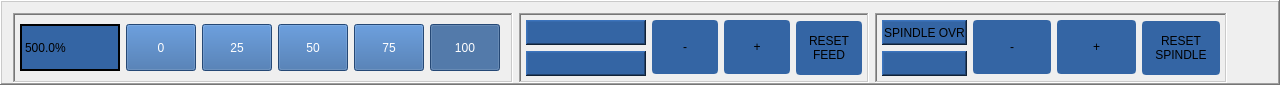
        <widget class="QFrame" name="OVERRIDES">
         <property name="minimumSize">
          <size>
           <width>0</width>
           <height>85</height>
          </size>
         </property>
         <property name="maximumSize">
          <size>
           <width>9999</width>
           <height>85</height>
          </size>
         </property>
         <property name="styleSheet">
          <string notr="true">.ActionSlider {
    min-height: 35px;
    max-height: 55px;
    background: rgb(186, 189, 182);
}
.ActionSlider::groove:horizontal {
    border: 2px solid rgb(255,255,255);
    height: 15px;
    margin: 0 5px;
}
.ActionSlider::handle:horizontal {
    background: rgb(52, 101, 164);
    border: 5px solid rgb(255,255,255);
    width: 30px;
    height: 65px;
    margin: -20px 5px;
}


QPushButton {
min-height: 40px;
min-width: 30px;
max-height: 45px;
font: 14pt &quot;DejaVu Sans&quot;;
color: rgb(255, 255, 255);
background-color:rgb(52, 101, 164);
}

QLabel {
color: rgb(0,0,0);
background-color:rgb(52, 101, 164);
font: 14pt &quot;DejaVu Sans&quot;
}


ActionButton {
min-height: 45px;
max-height: 48px;
min-width: 40px;
font: 14pt &quot;DejaVu Sans&quot;;
color: rgb(255, 255, 255);
background-color:rgb(52, 101, 164);
}


</string>
         </property>
         <property name="frameShape">
          <enum>QFrame::WinPanel</enum>
         </property>
         <property name="frameShadow">
          <enum>QFrame::Raised</enum>
         </property>
         <layout class="QGridLayout" name="gridLayout_14">
          <item row="0" column="3">
           <widget class="QFrame" name="gridFrame_6">
            <property name="minimumSize">
             <size>
              <width>352</width>
              <height>70</height>
             </size>
            </property>
            <property name="maximumSize">
             <size>
              <width>355</width>
              <height>70</height>
             </size>
            </property>
            <property name="styleSheet">
             <string notr="true">QPushButton {
min-height: 50px;
min-width: 50px;
max-height: 50px;
max-width: 100px;
font: 14pt &quot;DejaVu Sans&quot;;
color: rgb(0,0,0);
background-color:rgb(52, 101, 164);
border-style: solid;
border-width: 2px;
border-radius: 4px;
border-color:rgb(52, 101, 164)

}

ActionButton::pressed{ border-color:rgb(0,255,0)}</string>
            </property>
            <property name="frameShape">
             <enum>QFrame::WinPanel</enum>
            </property>
            <property name="frameShadow">
             <enum>QFrame::Sunken</enum>
            </property>
            <layout class="QGridLayout" name="gridLayout_24">
             <property name="leftMargin">
              <number>5</number>
             </property>
             <property name="topMargin">
              <number>5</number>
             </property>
             <property name="rightMargin">
              <number>5</number>
             </property>
             <property name="bottomMargin">
              <number>5</number>
             </property>
             <item row="0" column="1">
              <widget class="ActionButton" name="actionbutton_7">
               <property name="text">
                <string>-</string>
               </property>
               <property name="autoRepeat">
                <bool>true</bool>
               </property>
               <property name="autoRepeatDelay">
                <number>200</number>
               </property>
               <property name="actionName" stdset="0">
                <string>spindle.slower</string>
               </property>
              </widget>
             </item>
             <item row="0" column="2">
              <widget class="ActionButton" name="actionbutton_8">
               <property name="text">
                <string>+</string>
               </property>
               <property name="autoRepeat">
                <bool>true</bool>
               </property>
               <property name="autoRepeatDelay">
                <number>200</number>
               </property>
               <property name="actionName" stdset="0">
                <string>spindle.faster</string>
               </property>
              </widget>
             </item>
             <item row="0" column="0">
              <widget class="QLabel" name="label_50">
               <property name="minimumSize">
                <size>
                 <width>0</width>
                 <height>25</height>
                </size>
               </property>
               <property name="maximumSize">
                <size>
                 <width>16777215</width>
                 <height>25</height>
                </size>
               </property>
               <property name="styleSheet">
                <string notr="true"/>
               </property>
               <property name="frameShape">
                <enum>QFrame::WinPanel</enum>
               </property>
               <property name="frameShadow">
                <enum>QFrame::Raised</enum>
               </property>
               <property name="lineWidth">
                <number>2</number>
               </property>
               <property name="text">
                <string>SPINDLE OVR</string>
               </property>
               <property name="alignment">
                <set>Qt::AlignCenter</set>
               </property>
              </widget>
             </item>
             <item row="1" column="0">
              <widget class="StatusLabel" name="spindle_rpm">
               <property name="minimumSize">
                <size>
                 <width>0</width>
                 <height>25</height>
                </size>
               </property>
               <property name="maximumSize">
                <size>
                 <width>16777215</width>
                 <height>25</height>
                </size>
               </property>
               <property name="styleSheet">
                <string notr="true"/>
               </property>
               <property name="frameShape">
                <enum>QFrame::WinPanel</enum>
               </property>
               <property name="frameShadow">
                <enum>QFrame::Raised</enum>
               </property>
               <property name="lineWidth">
                <number>2</number>
               </property>
               <property name="alignment">
                <set>Qt::AlignCenter</set>
               </property>
               <property name="rules" stdset="0">
                <string>[{&quot;channels&quot;: [{&quot;url&quot;: &quot;status:spindle.0.speed&quot;, &quot;trigger&quot;: true}], &quot;property&quot;: &quot;Text&quot;, &quot;expression&quot;: &quot;'RPM ' + '{:.0f}'.format(ch[0])&quot;, &quot;name&quot;: &quot;New Rule&quot;}]</string>
               </property>
              </widget>
             </item>
             <item row="0" column="3" rowspan="2">
              <widget class="ActionButton" name="spindle_reset">
               <property name="minimumSize">
                <size>
                 <width>54</width>
                 <height>54</height>
                </size>
               </property>
               <property name="maximumSize">
                <size>
                 <width>104</width>
                 <height>54</height>
                </size>
               </property>
               <property name="text">
                <string>RESET
SPINDLE</string>
               </property>
               <property name="actionName" stdset="0">
                <string>spindle.override.reset</string>
               </property>
              </widget>
             </item>
            </layout>
           </widget>
          </item>
          <item row="0" column="5">
           <spacer name="horizontalSpacer">
            <property name="orientation">
             <enum>Qt::Horizontal</enum>
            </property>
            <property name="sizeHint" stdset="0">
             <size>
              <width>40</width>
              <height>20</height>
             </size>
            </property>
           </spacer>
          </item>
          <item row="0" column="1">
           <widget class="QFrame" name="gridFrame_4">
            <property name="minimumSize">
             <size>
              <width>500</width>
              <height>70</height>
             </size>
            </property>
            <property name="maximumSize">
             <size>
              <width>500</width>
              <height>70</height>
             </size>
            </property>
            <property name="styleSheet">
             <string notr="true"> ActionButton::checked{border-color:rgb(0,255,0)} 




ActionButton{

font: 14pt &quot;DejaVu Sans&quot;;
color: rgb(0,0,0);
background-color:rgb(52, 101, 164);
border-style: solid;
border-width: 2px;
border-radius: 4px;
border-color:rgb(52, 101, 164)
}</string>
            </property>
            <property name="frameShape">
             <enum>QFrame::WinPanel</enum>
            </property>
            <property name="frameShadow">
             <enum>QFrame::Sunken</enum>
            </property>
            <layout class="QGridLayout" name="gridLayout_30">
             <property name="leftMargin">
              <number>5</number>
             </property>
             <property name="topMargin">
              <number>5</number>
             </property>
             <property name="rightMargin">
              <number>5</number>
             </property>
             <property name="bottomMargin">
              <number>5</number>
             </property>
             <item row="3" column="4">
              <widget class="ActionButton" name="rapidSeventyFive">
               <property name="maximumSize">
                <size>
                 <width>70</width>
                 <height>52</height>
                </size>
               </property>
               <property name="styleSheet">
                <string notr="true">font: 14pt &quot;DejaVu Sans&quot;</string>
               </property>
               <property name="text">
                <string>75</string>
               </property>
               <property name="checkable">
                <bool>true</bool>
               </property>
               <property name="actionName" stdset="0">
                <string>machine.max-velocity.seventyfive</string>
               </property>
               <attribute name="buttonGroup">
                <string notr="true">rapidbuttongroup</string>
               </attribute>
              </widget>
             </item>
             <item row="3" column="3">
              <widget class="ActionButton" name="rapidFifty">
               <property name="maximumSize">
                <size>
                 <width>70</width>
                 <height>52</height>
                </size>
               </property>
               <property name="styleSheet">
                <string notr="true"/>
               </property>
               <property name="text">
                <string>50</string>
               </property>
               <property name="checkable">
                <bool>true</bool>
               </property>
               <property name="actionName" stdset="0">
                <string>machine.max-velocity.fifty</string>
               </property>
               <attribute name="buttonGroup">
                <string notr="true">rapidbuttongroup</string>
               </attribute>
              </widget>
             </item>
             <item row="3" column="1">
              <widget class="ActionButton" name="rapidZero">
               <property name="maximumSize">
                <size>
                 <width>70</width>
                 <height>52</height>
                </size>
               </property>
               <property name="styleSheet">
                <string notr="true"/>
               </property>
               <property name="text">
                <string>0</string>
               </property>
               <property name="checkable">
                <bool>true</bool>
               </property>
               <property name="actionName" stdset="0">
                <string>machine.max-velocity.zero</string>
               </property>
               <attribute name="buttonGroup">
                <string notr="true">rapidbuttongroup</string>
               </attribute>
              </widget>
             </item>
             <item row="3" column="2">
              <widget class="ActionButton" name="rapidTwentyFive">
               <property name="maximumSize">
                <size>
                 <width>70</width>
                 <height>52</height>
                </size>
               </property>
               <property name="styleSheet">
                <string notr="true">font: 14pt &quot;DejaVu Sans&quot;</string>
               </property>
               <property name="text">
                <string>25</string>
               </property>
               <property name="checkable">
                <bool>true</bool>
               </property>
               <property name="actionName" stdset="0">
                <string>machine.max-velocity.twentyfive</string>
               </property>
               <attribute name="buttonGroup">
                <string notr="true">rapidbuttongroup</string>
               </attribute>
              </widget>
             </item>
             <item row="3" column="5">
              <widget class="ActionButton" name="rapidHundred">
               <property name="maximumSize">
                <size>
                 <width>70</width>
                 <height>52</height>
                </size>
               </property>
               <property name="styleSheet">
                <string notr="true">font: 14pt &quot;DejaVu Sans&quot;</string>
               </property>
               <property name="text">
                <string>100</string>
               </property>
               <property name="checkable">
                <bool>true</bool>
               </property>
               <property name="checked">
                <bool>true</bool>
               </property>
               <property name="default">
                <bool>false</bool>
               </property>
               <property name="actionName" stdset="0">
                <string>machine.max-velocity.hundred</string>
               </property>
               <attribute name="buttonGroup">
                <string notr="true">rapidbuttongroup</string>
               </attribute>
              </widget>
             </item>
             <item row="3" column="0">
              <widget class="StatusLabel" name="statuslabel_27">
               <property name="minimumSize">
                <size>
                 <width>0</width>
                 <height>25</height>
                </size>
               </property>
               <property name="maximumSize">
                <size>
                 <width>100</width>
                 <height>9999</height>
                </size>
               </property>
               <property name="styleSheet">
                <string notr="true"/>
               </property>
               <property name="frameShape">
                <enum>QFrame::Box</enum>
               </property>
               <property name="lineWidth">
                <number>2</number>
               </property>
               <property name="text">
                <string>500.0%</string>
               </property>
               <property name="rules" stdset="0">
                <string>[{&quot;channels&quot;: [{&quot;url&quot;: &quot;status:max_velocity&quot;, &quot;trigger&quot;: true}], &quot;property&quot;: &quot;Text&quot;, &quot;expression&quot;: &quot;'{:3}%'.format(ch[0]*100)&quot;, &quot;name&quot;: &quot;rapid rate&quot;}]</string>
               </property>
               <property name="format" stdset="0">
                <string>{}</string>
               </property>
              </widget>
             </item>
            </layout>
           </widget>
          </item>
          <item row="0" column="2">
           <widget class="QFrame" name="gridFrame_7">
            <property name="minimumSize">
             <size>
              <width>350</width>
              <height>70</height>
             </size>
            </property>
            <property name="maximumSize">
             <size>
              <width>350</width>
              <height>70</height>
             </size>
            </property>
            <property name="styleSheet">
             <string notr="true">QPushButton {
min-height: 50px;
min-width: 50px;
max-height: 50px;
max-width: 100px;
font: 14pt &quot;DejaVu Sans&quot;;
color: rgb(0,0,0);
background-color:rgb(52, 101, 164);
border-style: solid;
border-width: 2px;
border-radius: 4px;
border-color:rgb(52, 101, 164)

}

ActionButton::pressed{ border-color:rgb(0,255,0)}</string>
            </property>
            <property name="frameShape">
             <enum>QFrame::WinPanel</enum>
            </property>
            <property name="frameShadow">
             <enum>QFrame::Sunken</enum>
            </property>
            <layout class="QGridLayout" name="gridLayout_31">
             <property name="leftMargin">
              <number>5</number>
             </property>
             <property name="topMargin">
              <number>5</number>
             </property>
             <property name="rightMargin">
              <number>5</number>
             </property>
             <property name="bottomMargin">
              <number>5</number>
             </property>
             <item row="2" column="0">
              <widget class="StatusLabel" name="feed_rate">
               <property name="minimumSize">
                <size>
                 <width>120</width>
                 <height>25</height>
                </size>
               </property>
               <property name="maximumSize">
                <size>
                 <width>140</width>
                 <height>25</height>
                </size>
               </property>
               <property name="styleSheet">
                <string notr="true"/>
               </property>
               <property name="frameShape">
                <enum>QFrame::WinPanel</enum>
               </property>
               <property name="frameShadow">
                <enum>QFrame::Raised</enum>
               </property>
               <property name="lineWidth">
                <number>2</number>
               </property>
               <property name="alignment">
                <set>Qt::AlignCenter</set>
               </property>
               <property name="rules" stdset="0">
                <string>[{&quot;channels&quot;: [{&quot;url&quot;: &quot;status:current_vel&quot;, &quot;trigger&quot;: true}], &quot;property&quot;: &quot;Text&quot;, &quot;expression&quot;: &quot; '%.1f' % (ch[0] * 60)+ '  IPM'&quot;, &quot;name&quot;: &quot;New Rule&quot;}]</string>
               </property>
              </widget>
             </item>
             <item row="3" column="0">
              <widget class="StatusLabel" name="feed_override_percent">
               <property name="minimumSize">
                <size>
                 <width>120</width>
                 <height>25</height>
                </size>
               </property>
               <property name="maximumSize">
                <size>
                 <width>140</width>
                 <height>25</height>
                </size>
               </property>
               <property name="font">
                <font>
                 <family>DejaVu Sans</family>
                 <pointsize>14</pointsize>
                 <weight>50</weight>
                 <italic>false</italic>
                 <bold>false</bold>
                </font>
               </property>
               <property name="styleSheet">
                <string notr="true"/>
               </property>
               <property name="frameShape">
                <enum>QFrame::WinPanel</enum>
               </property>
               <property name="frameShadow">
                <enum>QFrame::Raised</enum>
               </property>
               <property name="lineWidth">
                <number>2</number>
               </property>
               <property name="alignment">
                <set>Qt::AlignCenter</set>
               </property>
               <property name="rules" stdset="0">
                <string>[{&quot;channels&quot;: [{&quot;url&quot;: &quot;status:feedrate&quot;, &quot;trigger&quot;: true}], &quot;property&quot;: &quot;Text&quot;, &quot;expression&quot;: &quot;'OVR ' + str(ch[0]*100)+ '%'&quot;, &quot;name&quot;: &quot;feedrate&quot;}]</string>
               </property>
              </widget>
             </item>
             <item row="2" column="4" rowspan="2">
              <widget class="ActionButton" name="feed_reset">
               <property name="minimumSize">
                <size>
                 <width>54</width>
                 <height>54</height>
                </size>
               </property>
               <property name="maximumSize">
                <size>
                 <width>104</width>
                 <height>54</height>
                </size>
               </property>
               <property name="styleSheet">
                <string notr="true"/>
               </property>
               <property name="text">
                <string>RESET
FEED</string>
               </property>
               <property name="rules" stdset="0">
                <string>[]</string>
               </property>
               <property name="actionName" stdset="0">
                <string>machine.feed-override.reset</string>
               </property>
              </widget>
             </item>
             <item row="2" column="2">
              <widget class="ActionButton" name="feed_minus">
               <property name="text">
                <string>-</string>
               </property>
               <property name="autoRepeat">
                <bool>true</bool>
               </property>
               <property name="autoRepeatDelay">
                <number>200</number>
               </property>
               <property name="actionName" stdset="0">
                <string>machine.feed-override.minus</string>
               </property>
              </widget>
             </item>
             <item row="2" column="3">
              <widget class="ActionButton" name="feed_plus">
               <property name="text">
                <string>+</string>
               </property>
               <property name="autoRepeat">
                <bool>true</bool>
               </property>
               <property name="autoRepeatDelay">
                <number>200</number>
               </property>
               <property name="actionName" stdset="0">
                <string>machine.feed-override.plus</string>
               </property>
              </widget>
             </item>
            </layout>
           </widget>
          </item>
         </layout>
        </widget>
